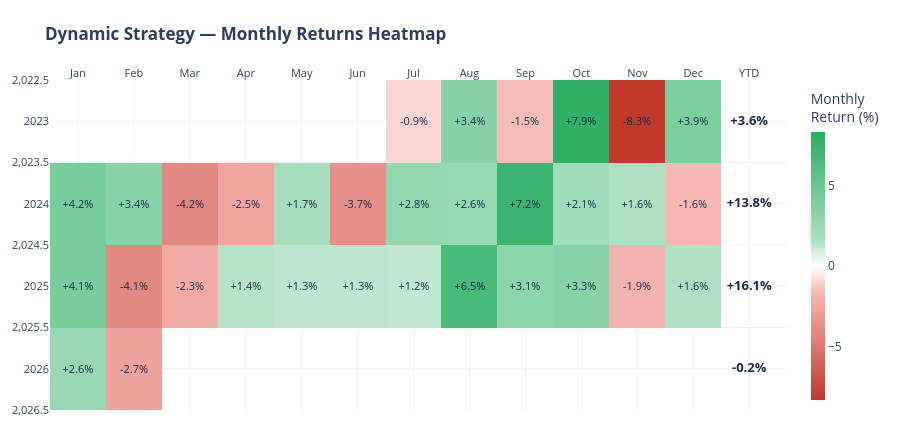

Here is the notebook cell this chart was saved with:
### Markdown cell above
### Monthly Returns Calendar

### Code cell
cal = df[['dynamic_net_20bp']].copy()
cal['Year'] = cal.index.year
cal['Month'] = cal.index.month_name().str[:3]
pivot = cal.pivot_table(index='Year', columns='Month', values='dynamic_net_20bp', aggfunc='first') * 100
# Reorder months
month_order = ['Jan','Feb','Mar','Apr','May','Jun','Jul','Aug','Sep','Oct','Nov','Dec']
pivot = pivot.reindex(columns=month_order)

fig = go.Figure(go.Heatmap(
    z=pivot.values, x=pivot.columns, y=pivot.index,
    colorscale=[[0,'#C0392B'],[0.4,'#F5B7B1'],[0.5,'#FFFFFF'],[0.6,'#A9DFBF'],[1,'#27AE60']],
    zmid=0,
    text=[[f'{v:+.1f}%' if not pd.isna(v) else '' for v in row] for row in pivot.values],
    texttemplate='%{text}', textfont=dict(size=11, color='#1B2A4A'),
    colorbar=dict(title='Monthly<br>Return (%)', thickness=14),
    hovertemplate='%{y} %{x}: %{z:+.2f}%<extra></extra>',
))
# Per-year totals on the right
yr_totals = df['dynamic_net_20bp'].groupby(df.index.year).apply(lambda s: ((1+s).prod()-1)*100)
fig.add_trace(go.Scatter(x=['YTD'] * len(yr_totals), y=yr_totals.index, mode='text',
                         text=[f'<b>{v:+.1f}%</b>' for v in yr_totals.values], textfont=dict(size=13, color='#1B2A4A'),
                         showlegend=False, hoverinfo='skip'))
fig.update_layout(
    title='<b>Dynamic Strategy — Monthly Returns Heatmap</b>',
    height=280 + 40*len(pivot),
    xaxis=dict(side='top', tickfont=dict(size=11)),
    yaxis=dict(autorange='reversed', tickfont=dict(size=11)),
    margin=dict(l=50, r=80, t=80, b=30),
)
fig

### Figure 1 — Plotly figure (JSON) as saved in the notebook; plotly's stock layout.template omitted (floating-point values rounded to 4 significant figures)
{"data": [{"colorbar": {"thickness": 14, "title": {"text": "Monthly<br>Return (%)"}}, "colorscale": [[0, "#C0392B"], [0.4, "#F5B7B1"], [0.5, "#FFFFFF"], [0.6, "#A9DFBF"], [1, "#27AE60"]], "hovertemplate": "%{y} %{x}: %{z:+.2f}%<extra></extra>", "text": [["", "", "", "", "", "", "-0.9%", "+3.4%", "-1.5%", "+7.9%", "-8.3%", "+3.9%"], ["+4.2%", "+3.4%", "-4.2%", "-2.5%", "+1.7%", "-3.7%", "+2.8%", "+2.6%", "+7.2%", "+2.1%", "+1.6%", "-1.6%"], ["+4.1%", "-4.1%", "-2.3%", "+1.4%", "+1.3%", "+1.3%", "+1.2%", "+6.5%", "+3.1%", "+3.3%", "-1.9%", "+1.6%"], ["+2.6%", "-2.7%", "", "", "", "", "", "", "", "", "", ""]], "textfont": {"color": "#1B2A4A", "size": 11}, "texttemplate": "%{text}", "type": "heatmap", "x": ["Jan", "Feb", "Mar", "Apr", "May", "Jun", "Jul", "Aug", "Sep", "Oct", "Nov", "Dec"], "y": [2023, 2024, 2025, 2026], "z": [[NaN, NaN, NaN, NaN, NaN, NaN, -0.942, 3.363, -1.544, 7.874, -8.3, 3.917], [4.248, 3.351, -4.157, -2.546, 1.729, -3.663, 2.759, 2.628, 7.222, 2.109, 1.576, -1.626], [4.128, -4.133, -2.287, 1.415, 1.286, 1.295, 1.219, 6.544, 3.065, 3.328, -1.887, 1.556], [2.567, -2.729, NaN, NaN, NaN, NaN, NaN, NaN, NaN, NaN, NaN, NaN]], "zmid": 0}, {"hoverinfo": "skip", "mode": "text", "showlegend": false, "text": ["<b>+3.6%</b>", "<b>+13.8%</b>", "<b>+16.1%</b>", "<b>-0.2%</b>"], "textfont": {"color": "#1B2A4A", "size": 13}, "type": "scatter", "x": ["YTD", "YTD", "YTD", "YTD"], "y": [2023, 2024, 2025, 2026]}], "layout": {"height": 440, "margin": {"b": 30, "l": 50, "r": 80, "t": 80}, "title": {"text": "<b>Dynamic Strategy — Monthly Returns Heatmap</b>"}, "xaxis": {"side": "top", "tickfont": {"size": 11}}, "yaxis": {"autorange": "reversed", "tickfont": {"size": 11}}}}
